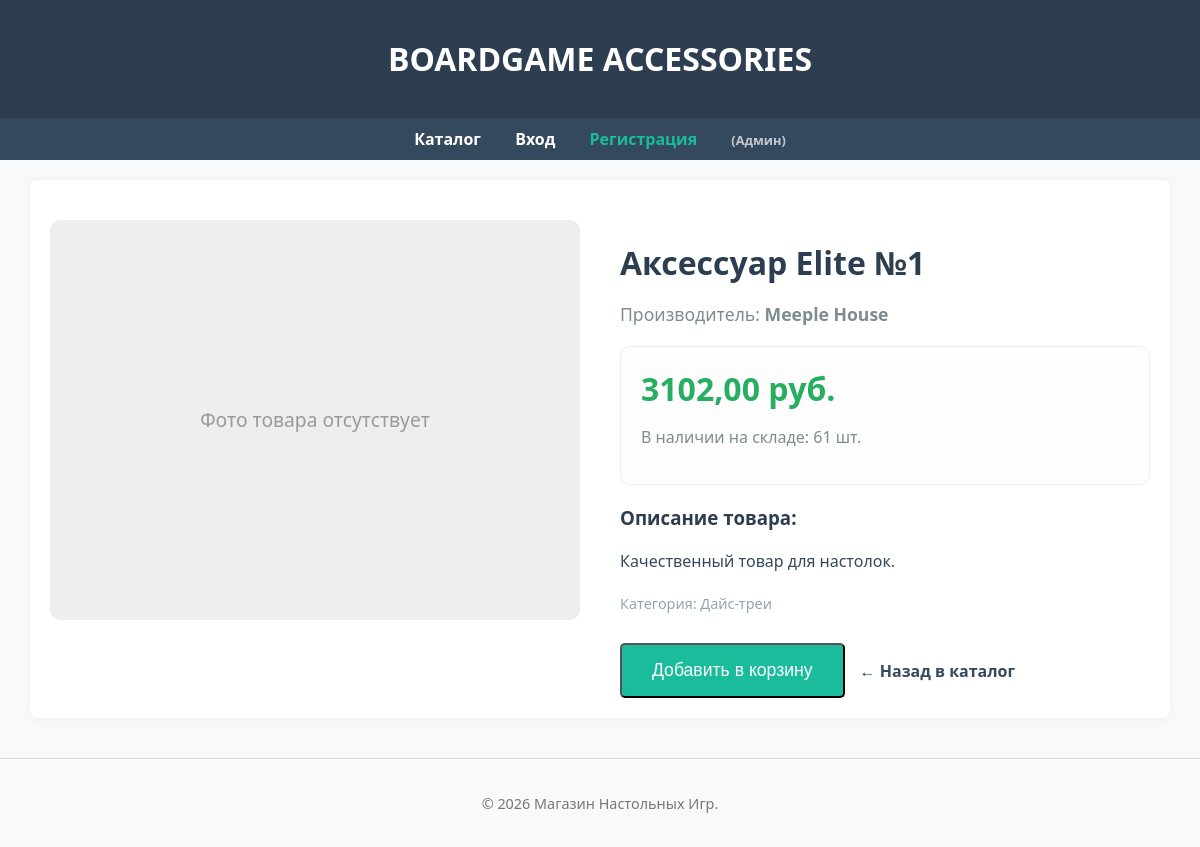
Screenshot of /product/2/ with the database file from the repository.
### shop/models.py (models this page shows, shortened)
class Product(models.Model):
    name = models.CharField(max_length=200, verbose_name="Название товара")
    description = models.TextField(verbose_name="Описание товара")
    image = models.ImageField(upload_to='products/', verbose_name="Фото товара", blank=True, null=True)
    price = models.DecimalField(
        max_digits=10,
        decimal_places=2,
        validators=[MinValueValidator(0)],
        verbose_name="Цена"
    )
    stock = models.IntegerField(
        validators=[MinValueValidator(0)],
        verbose_name="Количество на складе"
    )
    category = models.ForeignKey(Category, on_delete=models.CASCADE, verbose_name="Категория")
    producer = models.ForeignKey(Producer, on_delete=models.CASCADE, verbose_name="Производитель")
    class Meta:
        verbose_name = "Товар"
        verbose_name_plural = "Товары"

class Producer(models.Model):
    name = models.CharField(max_length=100, verbose_name="Название (Бренд)")
    country = models.CharField(max_length=100, verbose_name="Страна")
    description = models.TextField(blank=True, null=True, verbose_name="Описание")
    class Meta:
        verbose_name = "Производитель"
        verbose_name_plural = "Производители"

class Category(models.Model):
    name = models.CharField(max_length=100, verbose_name="Название")
    description = models.TextField(blank=True, null=True, verbose_name="Описание")
    class Meta:
        verbose_name = "Категория товара"
        verbose_name_plural = "Категории товаров"

### shop/views.py (the view)
# urls.py: path('product/<int:product_id>/', views.product_detail, name='product_detail'),
def product_detail(request, product_id):
    product = get_object_or_404(Product, id=product_id)
    return render(request, 'shop/product_detail.html', {'product': product})

### shop/templates/shop/product_detail.html (shortened to what this page needs)
{% extends "shop/base.html" %}
{% block content %}
<div style="display: flex; gap: 40px; margin-top: 20px; align-items: start;">
    <div style="flex: 1; background: #eee; height: 400px; display: flex; align-items: center; justify-content: center; border-radius: 10px;">
        {% if product.image %}
            <img src="{{ product.image.url }}" alt="{{ product.name }}" style="max-width: 100%; max-height: 100%; border-radius: 10px;">
        {% else %}
            <span style="color: #999; font-size: 1.2rem;">Фото товара отсутствует</span>
        {% endif %}
    </div>
    <div style="flex: 1;">
        <h1 style="color: #2c3e50; margin-bottom: 10px;">{{ product.name }}</h1>
        <p style="color: #7f8c8d; font-size: 1.1rem; margin-bottom: 20px;">Производитель: <b>{{ product.producer.name }}</b></p>
        <div style="background: #fdfdfd; padding: 20px; border: 1px solid #eee; border-radius: 10px; margin-bottom: 20px;">
            <p style="font-size: 2rem; font-weight: bold; color: #27ae60; margin: 0;">{{ product.price }} руб.</p>
            <p style="color: #7f8c8d;">В наличии на складе: {{ product.stock }} шт.</p>
        </div>
        <h3 style="color: #2c3e50;">Описание товара:</h3>
        <p style="line-height: 1.6; color: #34495e;">{{ product.description }}</p>
        <p style="margin-top: 20px; font-size: 0.9rem; color: #95a5a6;">Категория: {{ product.category.name }}</p>
        <div style="margin-top: 30px; display: flex; gap: 15px;">
            <form action="{% url 'add_to_cart' product.id %}" method="post">
                <button type="submit" class="btn" style="padding: 15px 30px; font-size: 1.1rem;">Добавить в корзину</button>
            </form>
            <a href="{% url 'product_list' %}" style="display: flex; align-items: center; text-decoration: none; color: #34495e; font-weight: bold;">← Назад в каталог</a>
        </div>
    </div>
</div>
{% endblock %}

### shop/templates/shop/base.html (style rules this page uses)
body { font-family: 'Segoe UI', Tahoma, Geneva, Verdana, sans-serif; margin: 0; background-color: #f8f9fa; color: #333; }
.btn { display: inline-block; background: #1abc9c; color: white; padding: 10px 20px; border-radius: 5px; text-decoration: none; transition: 0.3s; }

### rows the page displays
Product: name "Аксессуар Elite №1", producer.name "Meeple House", price "3102,00", stock "61", description "Качественный товар для настолок.", category.name "Дайс-треи"
